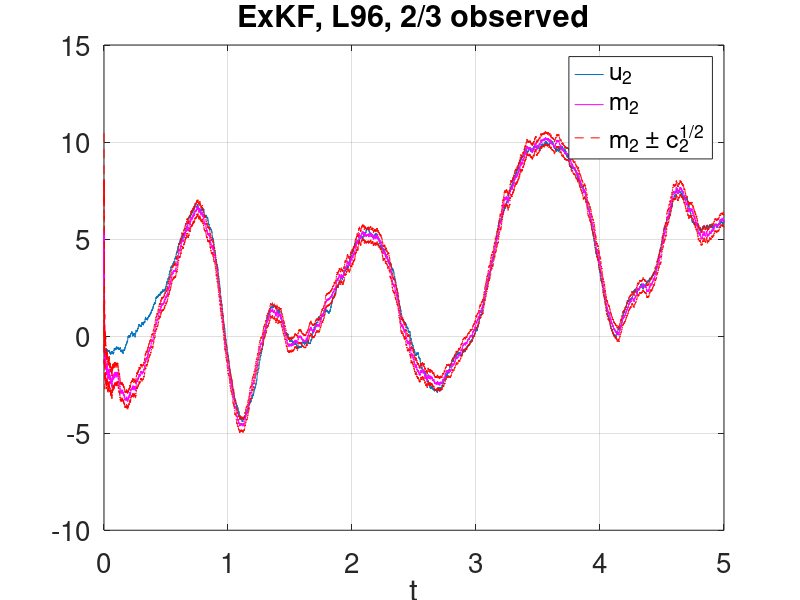
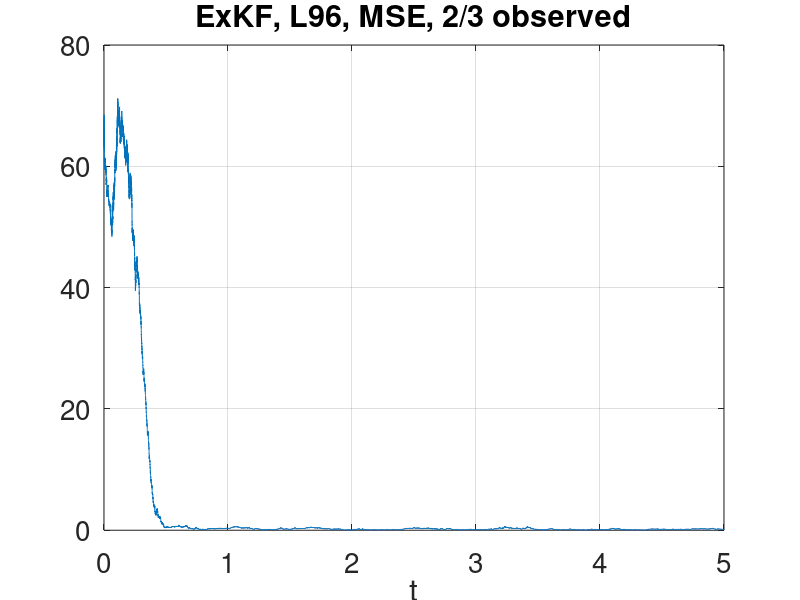

The MATLAB script that drew these images, in order:
function this=p17c
clear;set(0,'defaultaxesfontsize',20);format long
%%% p17c.m  ExKF, Lorenz 96
%% setup

q=2;r=3;n=2;N=r*n;% observe q/r coordinates in N dimensions
J=5e4;F=8;% number of steps and parameter
gamma=1e-1;% observational noise variance is gamma^2
sigma=1e0;% dynamics noise variance is sigma^2
I=eye(N);C0=I;% prior initial condition covariance
m0=zeros(N,1);% prior initial condition mean
sd=1;rng(sd);% choose random number seed

m=zeros(N,J);v=m;z=m(1:q*n,:);c=zeros(N,N,J);% pre-allocate
v(:,1)=m0+sqrtm(C0)*randn(N,1);% initial truth
m(:,1)=10*randn(N,1);% initial mean/estimate
c(:,:,1)=25*C0;% initial covariance operator
H=zeros(q*n,N);for k=1:n;H(q*(k-1)+1:q*k,r*(k-1)+1:r*k)= ...
        [eye(q),zeros(q,r-q)];end% observation operator 
tau=1e-4;% time discretization is tau

%% solution % assimilate!
for j=1:J 
    v(:,j+1)=v(:,j)+tau*f(v(:,j),F) + sigma*sqrt(tau)*randn(N,1);% truth
    z(:,j+1)=z(:,j)+tau*H*v(:,j+1) + gamma*sqrt(tau)*randn(q*n,1);% observation
    mhat=m(:,j)+tau*f(m(:,j),F);% estimator predict
    chat=(I+tau*Df(m(:,j),N))*c(:,:,j)* ...
        (I+tau*Df(m(:,j),N))'+sigma^2*tau*I;% covariance predict      
    d=(z(:,j+1)-z(:,j))/tau-H*mhat;% innovation
    K=(tau*chat*H')/(H*chat*H'*tau+gamma^2*eye(q*n));% Kalman gain
    m(:,j+1)=mhat+K*d;% estimator update
    c(:,:,j+1)=(I-K*H)*chat;% covariance update
end

figure;js=j;
plot(tau*[0:js-1],v(2,1:js));hold;plot(tau*[0:js-1],m(2,1:js),'m');
plot(tau*[0:js-1],m(2,1:js)+reshape(sqrt(c(2,2,1:js)),1,js),'r--');
plot(tau*[0:js-1],m(2,1:js)-reshape(sqrt(c(2,2,1:js)),1,js),'r--');
hold;grid;xlabel('t');legend('u_2','m_2','m_2 \pm c_2^{1/2}')
title('ExKF, L96, 2/3 observed');Jj=min(J,j);
figure;plot(tau*[0:Jj-1],sum((v(:,1:Jj)-m(:,1:Jj)).^2/N));hold;
grid;hold;xlabel('t');title('ExKF, L96, MSE, 2/3 observed')

function rhs=f(y,F)
rhs=[y(end);y(1:end-1)].*([y(2:end);y(1)] - ...
    [y(end-1:end);y(1:end-2)]) - y + F*y.^0;
function A=Df(y,N)
A=-eye(N);
A=A+diag([y(end);y(1:end-2)],1);A(end,1)=y(end-1);
A=A+diag(y(2:end-1),-2);A(1,end-1)=y(end);A(2,end)=y(1);
A=A+diag(([y(3:end);y(1)] - [y(end);y(1:end-2)]),-1);
A(1,end)=y(2)-y(end-1);








